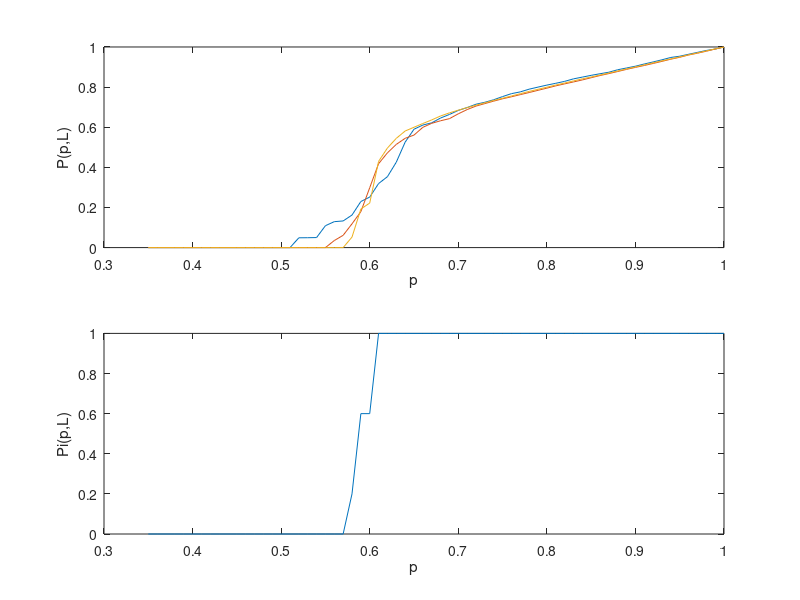

Write MATLAB code to recreate this figure.


%
% Program to generate P(p,L) and Pi(p,L)
nsample = 5;
p = (0.35:0.01:1.0);
nx = size(p,2);
lstart = 5;
lend = 7;
Pi = zeros(nx,lend);
P = zeros(nx,lend);
lvalue = zeros(lend);
clf reset;
for lcount = lstart:lend
    lx = 2^lcount;
    ly = lx;
    ll = lx*ly;
    for ns = 1:nsample
        z=rand(lx,ly);
        for i = 1:nx
            zz = z<p(i);
            [lw,num]=bwlabel(zz ,4);
            perc_y = intersect(lw(:,1),lw(:,ly));
            perc_x = intersect(lw(1,:),lw(lx ,:));
            perc_u = union(perc_x ,perc_y);
            perc = find(perc_u >0);
            if (length(perc)>0)
                Pi(i,lcount) = Pi(i,lcount) + 1;
                s = regionprops(lw,'Area');
                area = cat(1,s.Area);
                ar = sum(area(perc_u(perc)));
                P(i,lcount) = P(i,lcount) + ar/ll;
            end
        end
    end
    
    P(:,lcount) = P(:,lcount)/nsample;
    Pi(:,lcount) = Pi(:,lcount)/nsample;
    subplot(2,1,1);
    plot(p,P(:,lcount));
    xlabel('p'); ylabel('P(p,L)');
    hold on
    subplot(2,1,2);
    plot(p,Pi(:,lcount));
    xlabel('p'); ylabel('Pi(p,L)');
    drawnow
end
hold off

